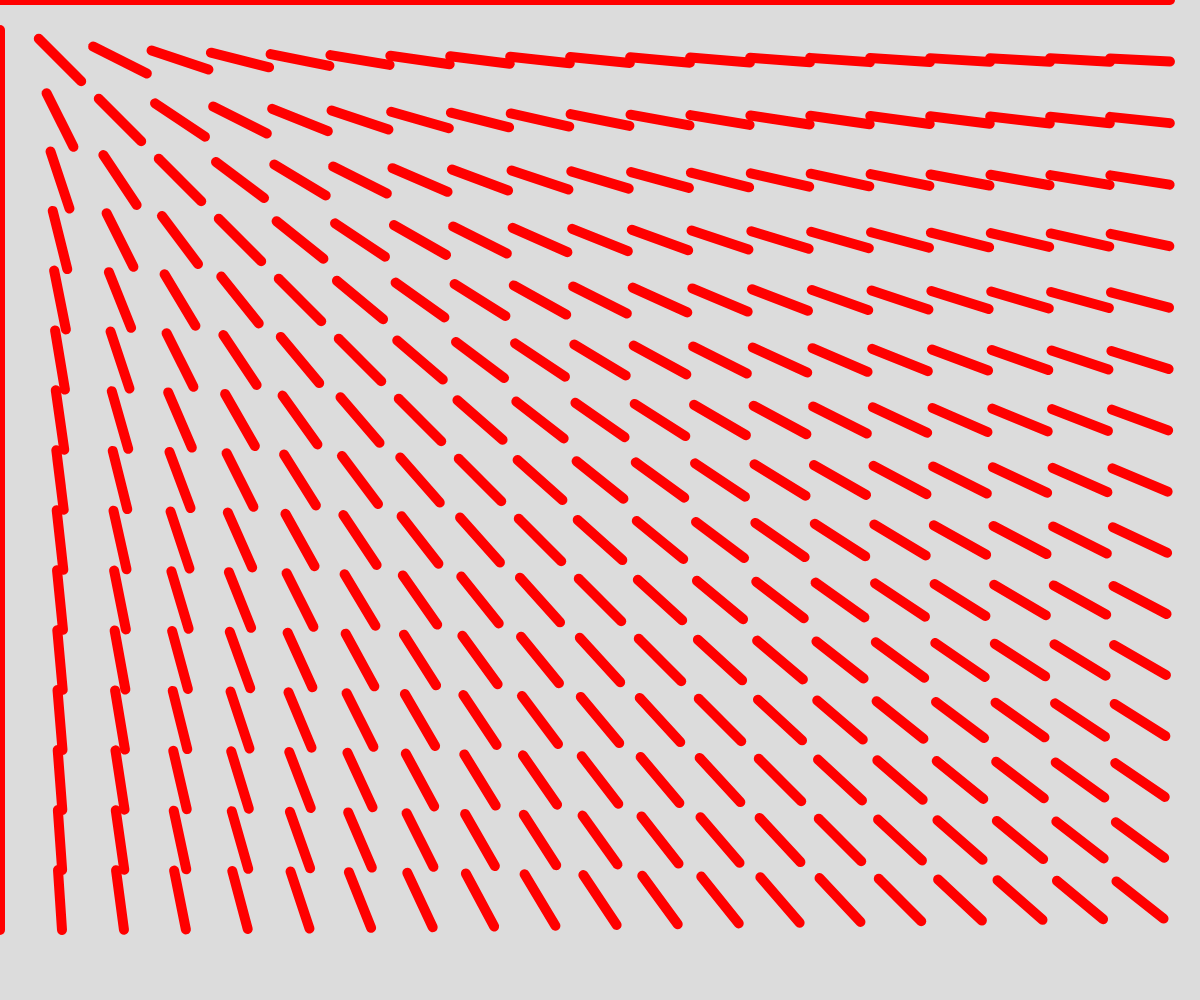
Frame 1 (no input)
Frame 60 (no input): identical to frame 1, image omitted
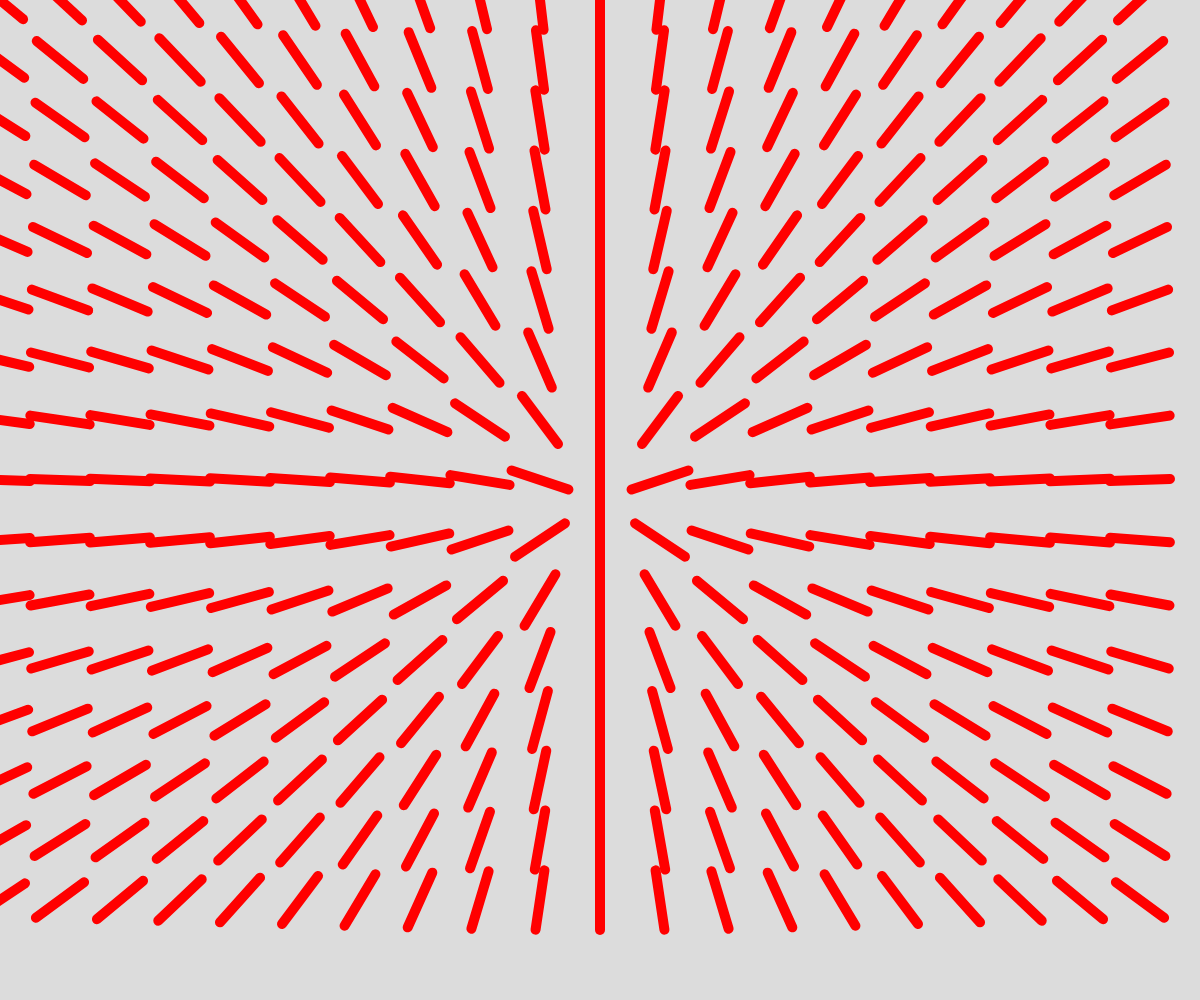
Frame 120 (the mouse pressed at the canvas centre since frame 60)

The p5.js sketch that drew these frames (run headless with seeded random() and noise() and a simulated clock; from frame 60 on, the mouse is pressed at the canvas centre):

// p5.js sketch
// ── sketch.js
let cols = 20;
let rows;
let tileWidth;

function setup() {
  createCanvas(windowWidth, windowHeight);

  fill(255, 0, 0, 255);
  stroke(0);
  strokeWeight(0);
}

function draw() {
  background(220);
  tileWidth = width / cols;
  rows = Math.floor(height / tileWidth);
  strokeWeight(10);
  stroke(255, 0, 0, 255);
  for (let iY = 0; iY < rows; iY++) {
    for (let iX = 0; iX < cols; iX++) {
      let x = iX * tileWidth;
      let y = iY * tileWidth;
      let angle = atan2(mouseY - y, mouseX - x);
      line(
        x - (cos(angle) * tileWidth) / 2,
        y - (sin(angle) * tileWidth) / 2,
        x + (cos(angle) * tileWidth) / 2,
        y + (sin(angle) * tileWidth) / 2
      );
    }
  }
}

function windowResized() {
  resizeCanvas(windowWidth, windowHeight, false);
}
